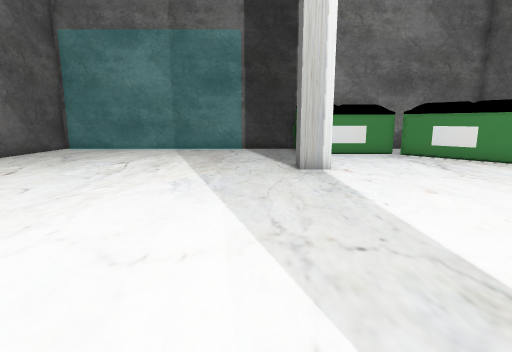
view 1 (above)

18 first-person views from a walk through a 3-D level made in the Unity game engine. The camera is 1.5 m above the floor, tilts 10° down and sees 80° across. The floor is counted in squares, 1 m on a side. Each view is taken from the middle of a square. On the plan, view 1 faces up. The plan holds only what a view shows up to about 15 squares ahead; the rest is blank. The place goes on beyond the plan. The player is left out.

view 2
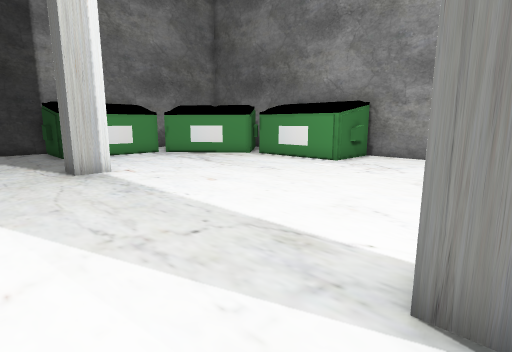

view 3
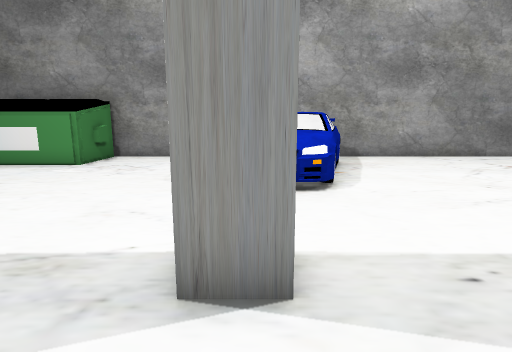

view 4
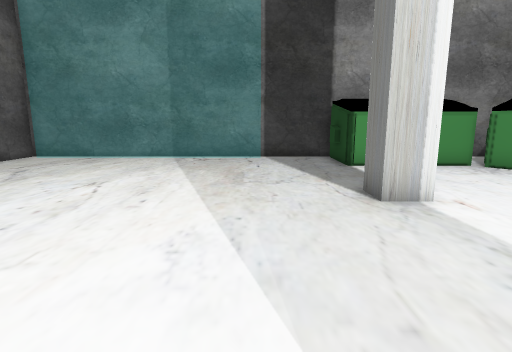

view 5
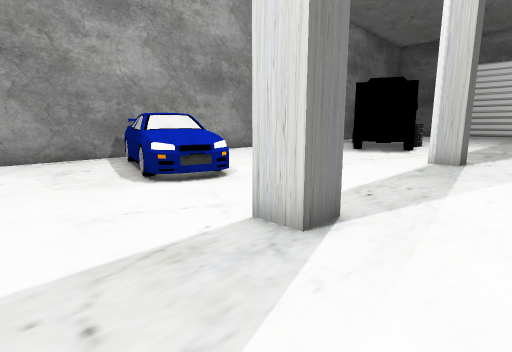

view 6
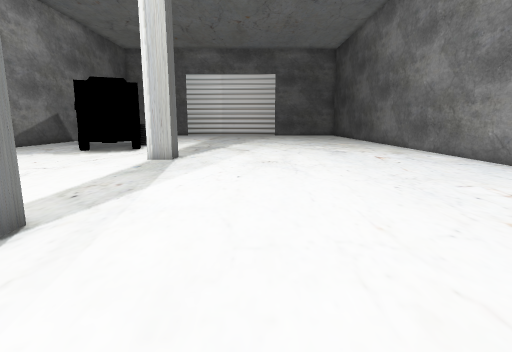

view 7
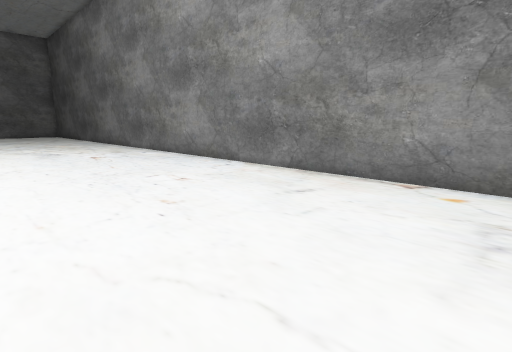

view 8
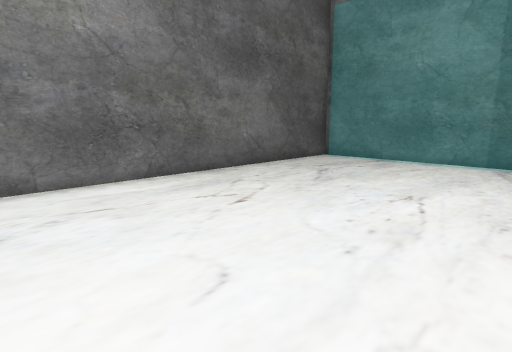

view 9
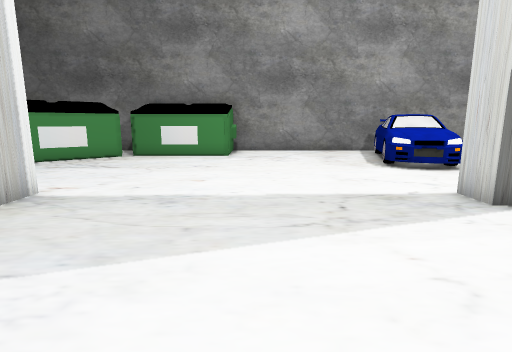

view 10
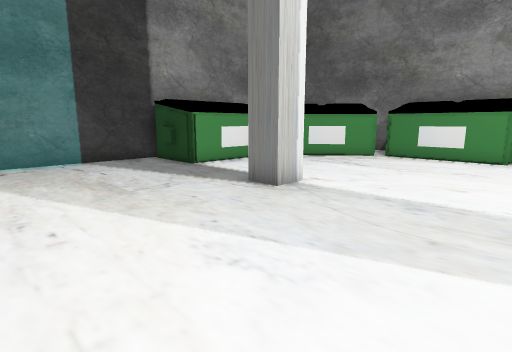

view 11
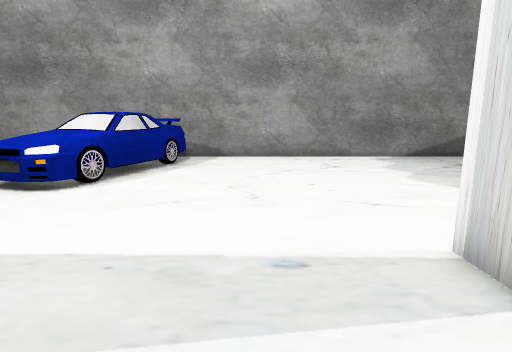

view 12
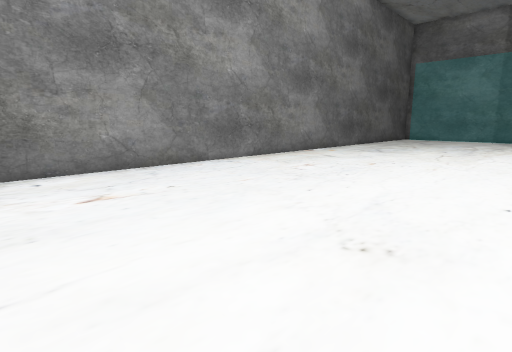

view 13
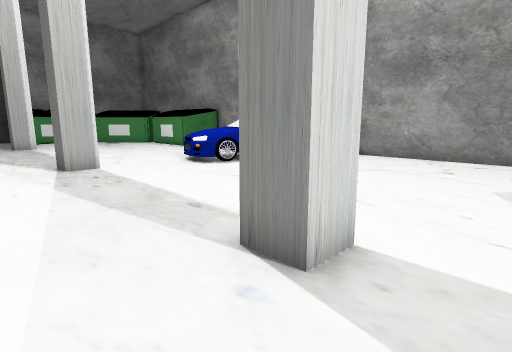

view 14
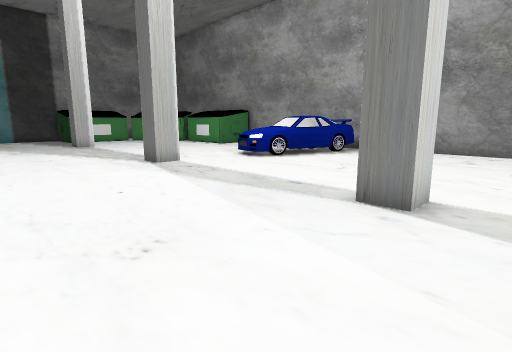

view 15
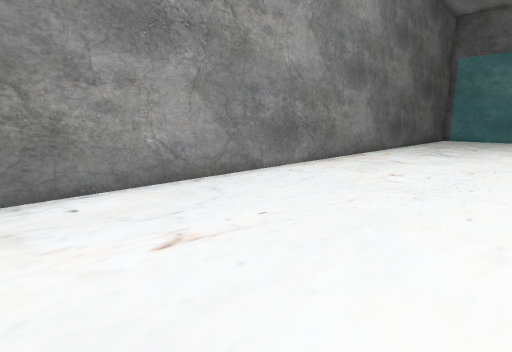

view 16
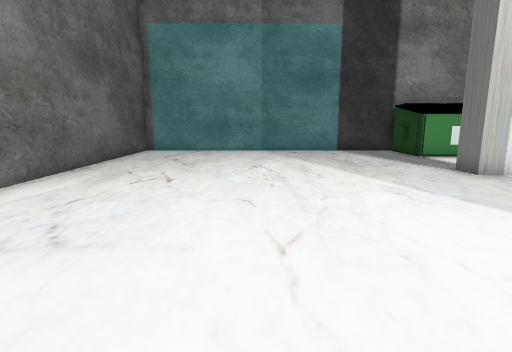

view 17
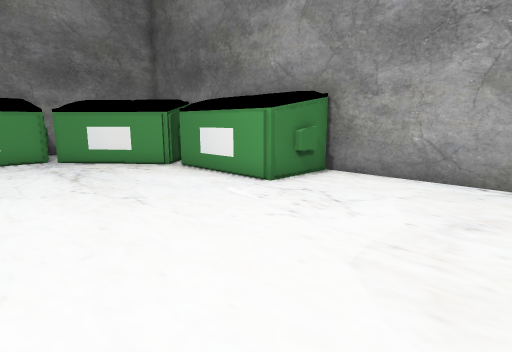

view 18
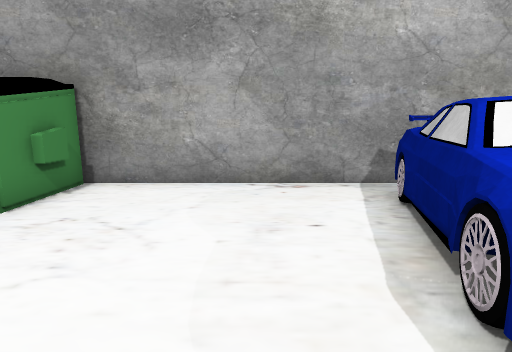

### Floor plan
Key: @ floor where view 1 was taken; # wall or solid block; . floor; = window, fence, low wall or low ledge; O other object.
Columns run from 11 left of view 1 to 13 right of it. Each row starts with its distance up from view 1.
 18 ##############    ###
 17 #==========..O     ..
 16 #............O
 15 #............OOOOOO
 14 #.................O
 13 #..................O
 12 #...................OOO
 11 #...................OO
 10 #............#.......O
  9 #....................O
  8 #....................O
  7 #....................O
  6 #....................OOO#
  5 #.......................#
  4 #.......................#
  3 #.......................#
  2 #.......................#
  1 #.......................#
  0 #..........@.#...OOOO...#
 -1 #................OOOOOOO#
 -2 #................OOOO O.#
 -3 #...................OOO.#
 -4 #.......................#
 -5 #.......................#
 -6 #.......................#
 -7 #.......................#
 -8 #.......................#
 -9 #............#..........#
-10 #.......................#
-11 #.......................#

Positions as (right, up) in squares from view 1, and headings:
1: (0, 0), facing up
2: (-1, 0), facing up-right
3: (-1, 0), facing right
4: (-1, 4), facing up
5: (-1, 4), facing down-right
6: (-2, 4), facing down
7: (-3, 5), facing down-left
8: (-3, 5), facing up-left
9: (-4, 5), facing right
10: (-4, 5), facing up-right
11: (-1, -6), facing right
12: (-1, -11), facing up-left
13: (-1, -11), facing up-right
14: (-4, -11), facing up-right
15: (-4, -11), facing up-left
16: (-5, 1), facing up
17: (4, 1), facing up-right
18: (5, 2), facing right
